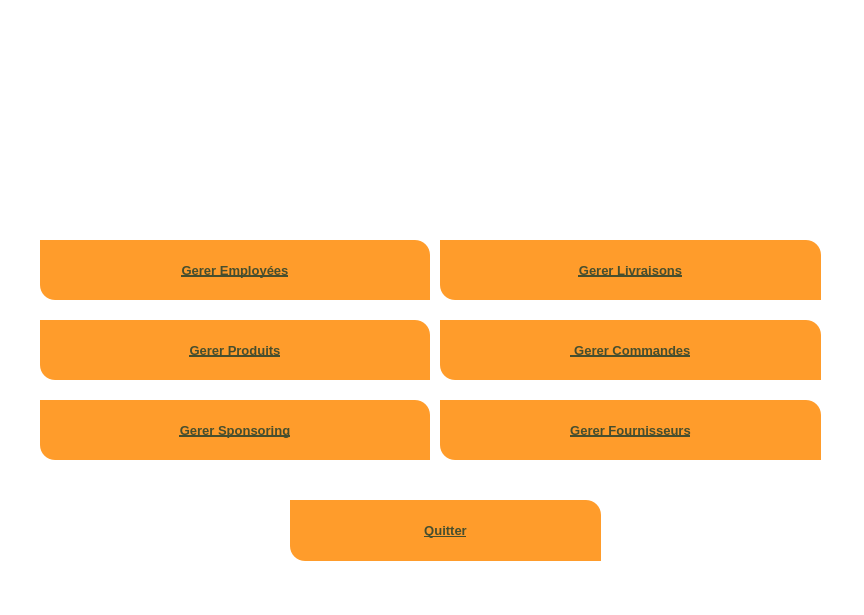
<?xml version="1.0" encoding="UTF-8"?>
<ui version="4.0">
 <class>Widget</class>
 <widget class="QWidget" name="Widget">
  <property name="geometry">
   <rect>
    <x>0</x>
    <y>0</y>
    <width>864</width>
    <height>615</height>
   </rect>
  </property>
  <property name="windowTitle">
   <string>Tech Store</string>
  </property>
  <property name="windowIcon">
   <iconset resource="src.qrc">
    <normaloff>:/images/logo.gif</normaloff>:/images/logo.gif</iconset>
  </property>
  <property name="styleSheet">
   <string notr="true">QWidget
{
	background-color: #fff;
	color: red;

}


/*-----QLabel-----*/
QLabel
{
	background-color: transparent;
	color: #454544;
	font-weight: bold;
	font-size: 13px;

}


/*-----QPushButton-----*/
QPushButton
{
	
	background-color: #ff9c2b;
color: #000000;
	font-size: 13px;
	font-weight: bold;
	border-top-right-radius: 15px;
	border-top-left-radius: 0px;
	border-bottom-right-radius: 0px;
	border-bottom-left-radius: 15px;
	padding: 10px;

}


QPushButton::disabled
{
	background-color: #5c5c5c;

}


QPushButton::hover
{	
	background-color: #ff9c2b;

}


QPushButton::pressed
{
	background-color: #3d4ef2;

}


/*-----QCheckBox-----*/
QCheckBox
{
	background-color: transparent;
	color: #5c55e9;
	font-size: 10px;
	font-weight: bold;
	border: none;
	border-radius: 5px;

}


/*-----QCheckBox-----*/
QCheckBox::indicator
{
    background-color: #323232;
    border: 1px solid darkgray;
    width: 12px;
    height: 12px;

}


QCheckBox::indicator:checked
{
    image:url(&quot;./ressources/check.png&quot;);
	background-color: #5c55e9;
    border: 1px solid #5c55e9;

}


QCheckBox::indicator:unchecked:hover
{
    border: 1px solid #5c55e9;

}


QCheckBox::disabled
{
	color: #656565;

}


QCheckBox::indicator:disabled
{
	background-color: #656565;
	color: #656565;
    border: 1px solid #656565;

}


/*-----QLineEdit-----*/
QLineEdit
{
	background-color: #c2c7d5;
	color: #2a547f;
	border: none;
	padding: 5px;

}


/*-----QListView-----*/
QListView
{
	background-color: #5c55e9;
	color: #fff;
	font-size: 14px;
	font-weight: bold;
	show-decoration-selected: 0;
	border-radius: 4px;
	padding-left: -15px;
	padding-right: -15px;
	padding-top: 5px;

} 


QListView:disabled 
{
	background-color: #5c5c5c;

}


QListView::item
{
	background-color: #454e5e;
	border: none;
	padding: 10px;
	border-radius: 0px;
	padding-left : 10px;
	height: 32px;

}


QListView::item:selected
{
	color: #000;
	background-color: #fff;

}


QListView::item:!selected
{
	color:white;
	background-color: transparent;
	border: none;
	padding-left : 10px;

}


QListView::item:!selected:hover
{
	color: #fff;
	background-color: #5564f2;
	border: none;
	padding-left : 10px;

}


/*-----QTreeView-----*/
QTreeView 
{
	background-color: #fff;
	show-decoration-selected: 0;
	color: #454544;

}


QTreeView:disabled
{
	background-color: #242526;
	show-decoration-selected: 0;

}


QTreeView::item 
{
	border-top-color: transparent;
	border-bottom-color: transparent;

}


QTreeView::item:hover 
{
	background-color: #bcbdbb;
	color: #000;

}


QTreeView::item:selected 
{
	background-color: #5c55e9;
	color: #fff;

}


QTreeView::item:selected:active
{
	background-color: #5c55e9;
	color: #fff;

}


QTreeView::item:selected:disabled
{
	background-color: #525251;
	color: #656565;

}


QTreeView::branch:has-children:!has-siblings:closed,
QTreeView::branch:closed:has-children:has-siblings 
{
	image: url(://tree-closed.png);

}

QTreeView::branch:open:has-children:!has-siblings,
QTreeView::branch:open:has-children:has-siblings  
{
	image: url(://tree-open.png);

}


/*-----QTableView &amp; QTableWidget-----*/
QTableView
{
    background-color: #fff;
	border: 1px solid gray;
    color: #454544;
    gridline-color: gray;
    outline : 0;

}


QTableView::disabled
{
    background-color: #242526;
    border: 1px solid #32414B;
    color: #656565;
    gridline-color: #656565;
    outline : 0;

}


QTableView::item:hover 
{
    background-color: #bcbdbb;
    color: #000;

}


QTableView::item:selected 
{
	background-color: #5c55e9;
    color: #fff;

}


QTableView::item:selected:disabled
{
    background-color: #1a1b1c;
    border: 2px solid #525251;
    color: #656565;

}


QTableCornerButton::section
{
	background-color: #ced5e3;
	border: none;
    color: #fff;

}


QHeaderView::section
{
	color: #2a547f;
	border: 0px;
	background-color: #ced5e3;
	padding: 5px;

}


QHeaderView::section:disabled
{
    background-color: #525251;
    color: #656565;

}


QHeaderView::section:checked
{
    color: #fff;
    background-color: #5c55e9;

}


QHeaderView::section:checked:disabled
{
    color: #656565;
    background-color: #525251;

}


QHeaderView::section::vertical::first,
QHeaderView::section::vertical::only-one
{
    border-top: 1px solid #353635;

}


QHeaderView::section::vertical
{
    border-top: 1px solid #353635;

}


QHeaderView::section::horizontal::first,
QHeaderView::section::horizontal::only-one
{
    border-left: 1px solid #353635;

}


QHeaderView::section::horizontal
{
    border-left: 1px solid #353635;

}


/*-----QScrollBar-----*/
QScrollBar:horizontal 
{
    background-color: transparent;
    height: 8px;
    margin: 0px;
    padding: 0px;

}


QScrollBar::handle:horizontal 
{
    border: none;
	min-width: 100px;
    background-color: #7e92b7;

}


QScrollBar::add-line:horizontal, 
QScrollBar::sub-line:horizontal,
QScrollBar::add-page:horizontal, 
QScrollBar::sub-page:horizontal 
{
    width: 0px;
    background-color: #d8dce6;

}


QScrollBar:vertical 
{
    background-color: transparent;
    width: 8px;
    margin: 0;

}


QScrollBar::handle:vertical 
{
    border: none;
	min-height: 100px;
    background-color: #7e92b7;

}


QScrollBar::add-line:vertical, 
QScrollBar::sub-line:vertical,
QScrollBar::add-page:vertical, 
QScrollBar::sub-page:vertical 
{
    height: 0px;
    background-color: #d8dce6;

}</string>
  </property>
  <widget class="QPushButton" name="pushButton">
   <property name="geometry">
    <rect>
     <x>40</x>
     <y>240</y>
     <width>390</width>
     <height>60</height>
    </rect>
   </property>
   <property name="palette">
    <palette>
     <active>
      <colorrole role="WindowText">
       <brush brushstyle="SolidPattern">
        <color alpha="255">
         <red>70</red>
         <green>78</green>
         <blue>46</blue>
        </color>
       </brush>
      </colorrole>
      <colorrole role="Button">
       <brush brushstyle="SolidPattern">
        <color alpha="255">
         <red>255</red>
         <green>156</green>
         <blue>43</blue>
        </color>
       </brush>
      </colorrole>
      <colorrole role="Light">
       <brush brushstyle="SolidPattern">
        <color alpha="255">
         <red>255</red>
         <green>255</green>
         <blue>255</blue>
        </color>
       </brush>
      </colorrole>
      <colorrole role="Midlight">
       <brush brushstyle="SolidPattern">
        <color alpha="255">
         <red>255</red>
         <green>255</green>
         <blue>255</blue>
        </color>
       </brush>
      </colorrole>
      <colorrole role="Dark">
       <brush brushstyle="SolidPattern">
        <color alpha="255">
         <red>127</red>
         <green>127</green>
         <blue>127</blue>
        </color>
       </brush>
      </colorrole>
      <colorrole role="Mid">
       <brush brushstyle="SolidPattern">
        <color alpha="255">
         <red>170</red>
         <green>170</green>
         <blue>170</blue>
        </color>
       </brush>
      </colorrole>
      <colorrole role="Text">
       <brush brushstyle="SolidPattern">
        <color alpha="255">
         <red>70</red>
         <green>78</green>
         <blue>46</blue>
        </color>
       </brush>
      </colorrole>
      <colorrole role="BrightText">
       <brush brushstyle="SolidPattern">
        <color alpha="255">
         <red>255</red>
         <green>255</green>
         <blue>255</blue>
        </color>
       </brush>
      </colorrole>
      <colorrole role="ButtonText">
       <brush brushstyle="SolidPattern">
        <color alpha="255">
         <red>70</red>
         <green>78</green>
         <blue>46</blue>
        </color>
       </brush>
      </colorrole>
      <colorrole role="Base">
       <brush brushstyle="SolidPattern">
        <color alpha="255">
         <red>255</red>
         <green>156</green>
         <blue>43</blue>
        </color>
       </brush>
      </colorrole>
      <colorrole role="Window">
       <brush brushstyle="SolidPattern">
        <color alpha="255">
         <red>255</red>
         <green>156</green>
         <blue>43</blue>
        </color>
       </brush>
      </colorrole>
      <colorrole role="Shadow">
       <brush brushstyle="SolidPattern">
        <color alpha="255">
         <red>0</red>
         <green>0</green>
         <blue>0</blue>
        </color>
       </brush>
      </colorrole>
      <colorrole role="AlternateBase">
       <brush brushstyle="SolidPattern">
        <color alpha="255">
         <red>255</red>
         <green>255</green>
         <blue>255</blue>
        </color>
       </brush>
      </colorrole>
      <colorrole role="ToolTipBase">
       <brush brushstyle="SolidPattern">
        <color alpha="255">
         <red>255</red>
         <green>255</green>
         <blue>220</blue>
        </color>
       </brush>
      </colorrole>
      <colorrole role="ToolTipText">
       <brush brushstyle="SolidPattern">
        <color alpha="255">
         <red>0</red>
         <green>0</green>
         <blue>0</blue>
        </color>
       </brush>
      </colorrole>
      <colorrole role="PlaceholderText">
       <brush brushstyle="SolidPattern">
        <color alpha="128">
         <red>0</red>
         <green>0</green>
         <blue>0</blue>
        </color>
       </brush>
      </colorrole>
     </active>
     <inactive>
      <colorrole role="WindowText">
       <brush brushstyle="SolidPattern">
        <color alpha="255">
         <red>70</red>
         <green>78</green>
         <blue>46</blue>
        </color>
       </brush>
      </colorrole>
      <colorrole role="Button">
       <brush brushstyle="SolidPattern">
        <color alpha="255">
         <red>255</red>
         <green>156</green>
         <blue>43</blue>
        </color>
       </brush>
      </colorrole>
      <colorrole role="Light">
       <brush brushstyle="SolidPattern">
        <color alpha="255">
         <red>255</red>
         <green>255</green>
         <blue>255</blue>
        </color>
       </brush>
      </colorrole>
      <colorrole role="Midlight">
       <brush brushstyle="SolidPattern">
        <color alpha="255">
         <red>255</red>
         <green>255</green>
         <blue>255</blue>
        </color>
       </brush>
      </colorrole>
      <colorrole role="Dark">
       <brush brushstyle="SolidPattern">
        <color alpha="255">
         <red>127</red>
         <green>127</green>
         <blue>127</blue>
        </color>
       </brush>
      </colorrole>
      <colorrole role="Mid">
       <brush brushstyle="SolidPattern">
        <color alpha="255">
         <red>170</red>
         <green>170</green>
         <blue>170</blue>
        </color>
       </brush>
      </colorrole>
      <colorrole role="Text">
       <brush brushstyle="SolidPattern">
        <color alpha="255">
         <red>70</red>
         <green>78</green>
         <blue>46</blue>
        </color>
       </brush>
      </colorrole>
      <colorrole role="BrightText">
       <brush brushstyle="SolidPattern">
        <color alpha="255">
         <red>255</red>
         <green>255</green>
         <blue>255</blue>
        </color>
       </brush>
      </colorrole>
      <colorrole role="ButtonText">
       <brush brushstyle="SolidPattern">
        <color alpha="255">
         <red>70</red>
         <green>78</green>
         <blue>46</blue>
        </color>
       </brush>
      </colorrole>
      <colorrole role="Base">
       <brush brushstyle="SolidPattern">
        <color alpha="255">
         <red>255</red>
         <green>156</green>
         <blue>43</blue>
        </color>
       </brush>
      </colorrole>
      <colorrole role="Window">
       <brush brushstyle="SolidPattern">
        <color alpha="255">
         <red>255</red>
         <green>156</green>
         <blue>43</blue>
        </color>
       </brush>
      </colorrole>
      <colorrole role="Shadow">
       <brush brushstyle="SolidPattern">
        <color alpha="255">
         <red>0</red>
         <green>0</green>
         <blue>0</blue>
        </color>
       </brush>
      </colorrole>
      <colorrole role="AlternateBase">
       <brush brushstyle="SolidPattern">
        <color alpha="255">
         <red>255</red>
         <green>255</green>
         <blue>255</blue>
        </color>
       </brush>
      </colorrole>
      <colorrole role="ToolTipBase">
       <brush brushstyle="SolidPattern">
        <color alpha="255">
         <red>255</red>
         <green>255</green>
         <blue>220</blue>
        </color>
       </brush>
      </colorrole>
      <colorrole role="ToolTipText">
       <brush brushstyle="SolidPattern">
        <color alpha="255">
         <red>0</red>
         <green>0</green>
         <blue>0</blue>
        </color>
       </brush>
      </colorrole>
      <colorrole role="PlaceholderText">
       <brush brushstyle="SolidPattern">
        <color alpha="128">
         <red>0</red>
         <green>0</green>
         <blue>0</blue>
        </color>
       </brush>
      </colorrole>
     </inactive>
     <disabled>
      <colorrole role="WindowText">
       <brush brushstyle="SolidPattern">
        <color alpha="255">
         <red>70</red>
         <green>78</green>
         <blue>46</blue>
        </color>
       </brush>
      </colorrole>
      <colorrole role="Button">
       <brush brushstyle="SolidPattern">
        <color alpha="255">
         <red>92</red>
         <green>92</green>
         <blue>92</blue>
        </color>
       </brush>
      </colorrole>
      <colorrole role="Light">
       <brush brushstyle="SolidPattern">
        <color alpha="255">
         <red>255</red>
         <green>255</green>
         <blue>255</blue>
        </color>
       </brush>
      </colorrole>
      <colorrole role="Midlight">
       <brush brushstyle="SolidPattern">
        <color alpha="255">
         <red>255</red>
         <green>255</green>
         <blue>255</blue>
        </color>
       </brush>
      </colorrole>
      <colorrole role="Dark">
       <brush brushstyle="SolidPattern">
        <color alpha="255">
         <red>127</red>
         <green>127</green>
         <blue>127</blue>
        </color>
       </brush>
      </colorrole>
      <colorrole role="Mid">
       <brush brushstyle="SolidPattern">
        <color alpha="255">
         <red>170</red>
         <green>170</green>
         <blue>170</blue>
        </color>
       </brush>
      </colorrole>
      <colorrole role="Text">
       <brush brushstyle="SolidPattern">
        <color alpha="255">
         <red>70</red>
         <green>78</green>
         <blue>46</blue>
        </color>
       </brush>
      </colorrole>
      <colorrole role="BrightText">
       <brush brushstyle="SolidPattern">
        <color alpha="255">
         <red>255</red>
         <green>255</green>
         <blue>255</blue>
        </color>
       </brush>
      </colorrole>
      <colorrole role="ButtonText">
       <brush brushstyle="SolidPattern">
        <color alpha="255">
         <red>70</red>
         <green>78</green>
         <blue>46</blue>
        </color>
       </brush>
      </colorrole>
      <colorrole role="Base">
       <brush brushstyle="SolidPattern">
        <color alpha="255">
         <red>92</red>
         <green>92</green>
         <blue>92</blue>
        </color>
       </brush>
      </colorrole>
      <colorrole role="Window">
       <brush brushstyle="SolidPattern">
        <color alpha="255">
         <red>92</red>
         <green>92</green>
         <blue>92</blue>
        </color>
       </brush>
      </colorrole>
      <colorrole role="Shadow">
       <brush brushstyle="SolidPattern">
        <color alpha="255">
         <red>0</red>
         <green>0</green>
         <blue>0</blue>
        </color>
       </brush>
      </colorrole>
      <colorrole role="AlternateBase">
       <brush brushstyle="SolidPattern">
        <color alpha="255">
         <red>255</red>
         <green>255</green>
         <blue>255</blue>
        </color>
       </brush>
      </colorrole>
      <colorrole role="ToolTipBase">
       <brush brushstyle="SolidPattern">
        <color alpha="255">
         <red>255</red>
         <green>255</green>
         <blue>220</blue>
        </color>
       </brush>
      </colorrole>
      <colorrole role="ToolTipText">
       <brush brushstyle="SolidPattern">
        <color alpha="255">
         <red>0</red>
         <green>0</green>
         <blue>0</blue>
        </color>
       </brush>
      </colorrole>
      <colorrole role="PlaceholderText">
       <brush brushstyle="SolidPattern">
        <color alpha="128">
         <red>0</red>
         <green>0</green>
         <blue>0</blue>
        </color>
       </brush>
      </colorrole>
     </disabled>
    </palette>
   </property>
   <property name="font">
    <font>
     <pointsize>-1</pointsize>
     <weight>75</weight>
     <bold>true</bold>
     <underline>true</underline>
    </font>
   </property>
   <property name="acceptDrops">
    <bool>false</bool>
   </property>
   <property name="styleSheet">
    <string notr="true">color: rgb(70, 78, 46);</string>
   </property>
   <property name="text">
    <string>Gerer Employées</string>
   </property>
  </widget>
  <widget class="QPushButton" name="pushButton_2">
   <property name="geometry">
    <rect>
     <x>440</x>
     <y>240</y>
     <width>381</width>
     <height>60</height>
    </rect>
   </property>
   <property name="font">
    <font>
     <pointsize>-1</pointsize>
     <weight>75</weight>
     <bold>true</bold>
     <underline>true</underline>
    </font>
   </property>
   <property name="mouseTracking">
    <bool>false</bool>
   </property>
   <property name="styleSheet">
    <string notr="true">color: rgb(70, 78, 46);
</string>
   </property>
   <property name="text">
    <string>Gerer Livraisons</string>
   </property>
  </widget>
  <widget class="QPushButton" name="pushButton_3">
   <property name="geometry">
    <rect>
     <x>440</x>
     <y>320</y>
     <width>381</width>
     <height>60</height>
    </rect>
   </property>
   <property name="font">
    <font>
     <pointsize>-1</pointsize>
     <weight>75</weight>
     <bold>true</bold>
     <underline>true</underline>
    </font>
   </property>
   <property name="styleSheet">
    <string notr="true">color: rgb(70, 78, 46);</string>
   </property>
   <property name="text">
    <string> Gerer Commandes</string>
   </property>
  </widget>
  <widget class="QPushButton" name="pushButton_4">
   <property name="geometry">
    <rect>
     <x>40</x>
     <y>320</y>
     <width>390</width>
     <height>60</height>
    </rect>
   </property>
   <property name="font">
    <font>
     <pointsize>-1</pointsize>
     <weight>75</weight>
     <bold>true</bold>
     <underline>true</underline>
    </font>
   </property>
   <property name="styleSheet">
    <string notr="true">color: rgb(70, 78, 46);</string>
   </property>
   <property name="text">
    <string>Gerer Produits</string>
   </property>
  </widget>
  <widget class="QPushButton" name="pushButton_5">
   <property name="geometry">
    <rect>
     <x>40</x>
     <y>400</y>
     <width>390</width>
     <height>60</height>
    </rect>
   </property>
   <property name="font">
    <font>
     <pointsize>-1</pointsize>
     <weight>75</weight>
     <bold>true</bold>
     <underline>true</underline>
    </font>
   </property>
   <property name="styleSheet">
    <string notr="true">color: rgb(70, 78, 46);</string>
   </property>
   <property name="text">
    <string>Gerer Sponsoring</string>
   </property>
  </widget>
  <widget class="QPushButton" name="pushButton_6">
   <property name="geometry">
    <rect>
     <x>440</x>
     <y>400</y>
     <width>381</width>
     <height>60</height>
    </rect>
   </property>
   <property name="font">
    <font>
     <pointsize>-1</pointsize>
     <weight>75</weight>
     <bold>true</bold>
     <underline>true</underline>
    </font>
   </property>
   <property name="styleSheet">
    <string notr="true">color: rgb(70, 78, 46);</string>
   </property>
   <property name="text">
    <string>Gerer Fournisseurs</string>
   </property>
  </widget>
  <widget class="QPushButton" name="pushButton_7">
   <property name="geometry">
    <rect>
     <x>290</x>
     <y>500</y>
     <width>311</width>
     <height>61</height>
    </rect>
   </property>
   <property name="font">
    <font>
     <pointsize>-1</pointsize>
     <weight>75</weight>
     <bold>true</bold>
     <underline>true</underline>
    </font>
   </property>
   <property name="styleSheet">
    <string notr="true">color: rgb(70, 78, 46);</string>
   </property>
   <property name="text">
    <string>Quitter</string>
   </property>
  </widget>
  <widget class="QLabel" name="label_2">
   <property name="geometry">
    <rect>
     <x>300</x>
     <y>10</y>
     <width>271</width>
     <height>211</height>
    </rect>
   </property>
   <property name="text">
    <string/>
   </property>
   <property name="pixmap">
    <pixmap>logo.gif</pixmap>
   </property>
   <property name="scaledContents">
    <bool>true</bool>
   </property>
  </widget>
 </widget>
 <resources>
  <include location="src.qrc"/>
 </resources>
 <connections/>
</ui>
